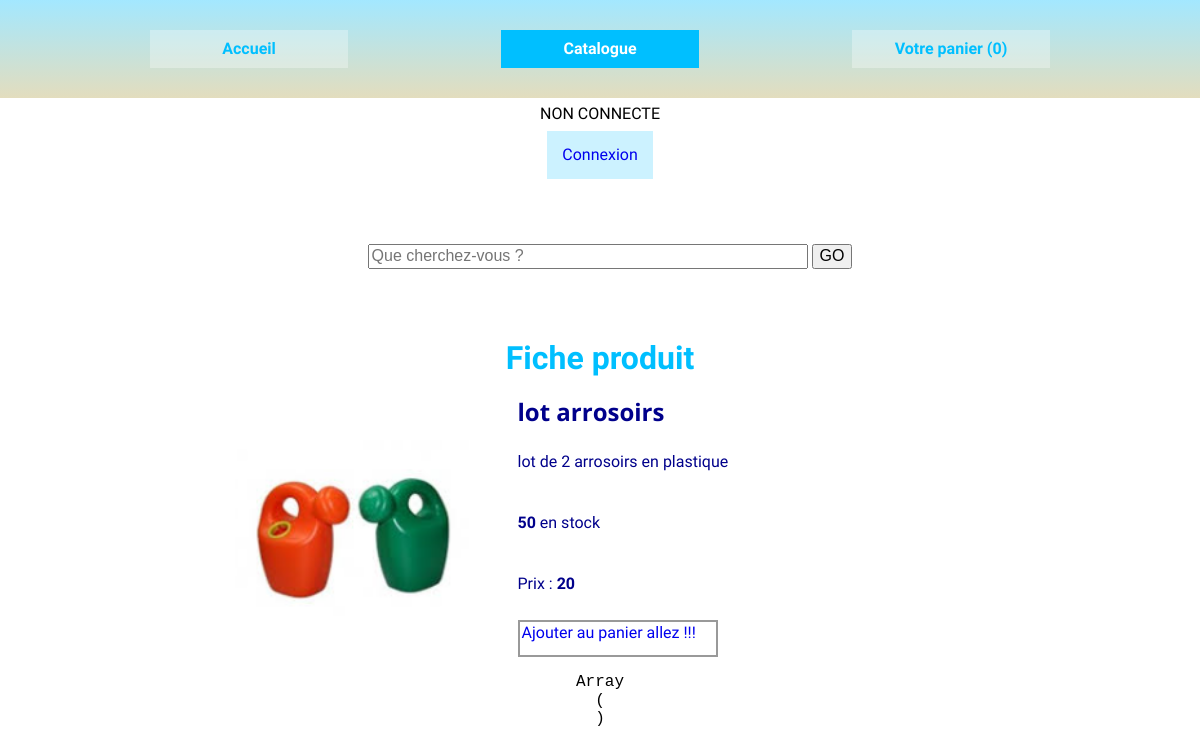
Page /public/produit.php?id=3 on the committed database.
### tables this page shows
CREATE TABLE `product` (
  `id` int(4) NOT NULL COMMENT 'id',
  `name` varchar(250) NOT NULL COMMENT 'nom produit',
  `price` int(11) NOT NULL COMMENT 'prix en centimes',
  `description` mediumtext NOT NULL COMMENT 'description',
  `photo` varchar(250) NOT NULL DEFAULT 'nophoto.png' COMMENT 'photo',
  `quantity` int(11) NOT NULL COMMENT 'quantité',
  `is_active` tinyint(1) NOT NULL COMMENT 'actif'
);

### public/produit.php (called while the page is built, shortened)
<?php
$id = $_GET['id'];
include '../views/ficheProduit.phtml.php';

### services/mystoreServices.php (called while the page is built, shortened)
<?php
function getProductById($id) {
	$db = connexion();
	$select = "SELECT * FROM product where id = {$id}";
	$statement = $db->prepare($select);
	$statement->execute();
	$product = $statement->fetch(\PDO::FETCH_ASSOC);
	return $product;
}

### views/ficheProduit.phtml.php (the view)
<?php include 'head.phtml.php'; ?>
	<main id="catalogue" class="container">
		<h1>Fiche produit</h1>
		<section id="produit" class="flex">
			<?php $product = getproductById($id) ?>
			<img src="img/<?=$product['photo'] ?>" alt="Pas de photo">
			<article class="flex width50">
				<h2 class="width50"><?=$product['name'] ?> </h2>
				<p class="width50"> <?=$product['description'] ?></p>
				<p class="width50"> <span><?=$product['quantity'] ?></span> en stock</p>
				<p class="width50"> Prix : <span><?=$product['price'] ?></span></p>
				<a href="ajoutPanier.php?id=<?=$product['id']?>" class="width50">Ajouter au panier allez !!!</a>
			</article>
		</section>
	</main>
</body>
<?php include 'footer.phtml.php'; ?>

### public/css/mystore.css (style rules this page uses)
* { box-sizing : border-box; }
a { text-decoration: none; }
.flex { display : flex; flex-wrap : wrap; flex-direction : row; justify-content : space-between; }
.container { width : 1100px; margin : 0 auto; color : DarkBlue; }
body { text-align : center; font-family: 'Kavivanar', cursive; margin : 0; }
h1 { color : DeepSkyBlue; }
h2 { background-color: BurlyWood; color : DarkBlue; }
h1, h2 { text-align: center; margin : 10px auto; }
#accueil section { width : 75%; margin : 0 auto; }
section#produit { text-align : left; }
section#produit img { width : 35%; }
section#produit span { font-weight: bold; }
section#produit h2 { font-family: 'Open Sans', sans-serif; background-color: white; text-align: left; padding : 0; margin : 0; }
section#produit article.flex { display : flex; flex-wrap : wrap; flex-direction : rows; justify-content : space-between; }
section#produit a { border : 2px solid #999 ; padding : 2px; width : 200px; }
.width50 { width : 60%; }

### rows in the picture
product: photo (picture), name "lot arrosoirs", description "lot de 2 arrosoirs en plastique", quantity "50", price "20"
